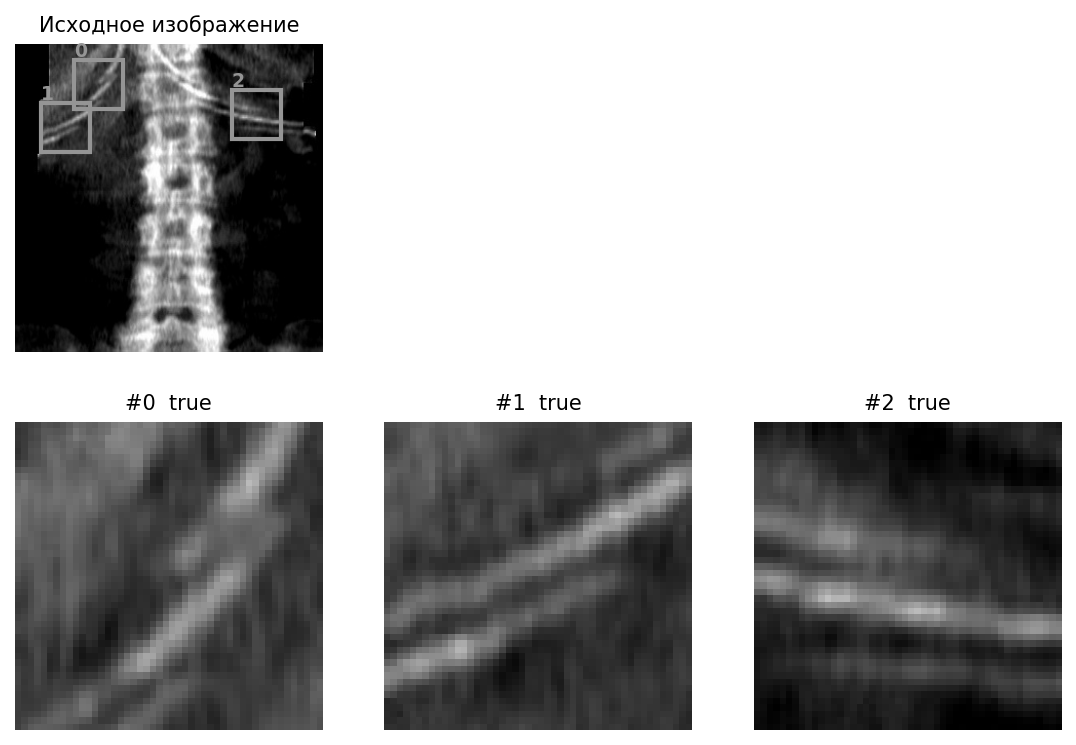
#> input picture examples/artefacts.png, 1076 x 745 px; its folder holds only this picture in this run
$ python -i proposals.py   (imports and definitions only)
#> lines starting #> are read from the running program, lines starting #| are printed output that depends on the picture; after the words box and inside, x2 and y2 are one past the last pixel; in counts of white or black regions, pixels touching at a corner belong together
import cv2
import numpy as np

def imread_unicode(path, flags=cv2.IMREAD_COLOR):
    """cv2.imread, работающий с не-ASCII путями (кириллица на Windows)."""
#> called with path = '../examples/artefacts.png', flags = 0
    data = np.fromfile(path, dtype=np.uint8)
    if data.size == 0:
        return None
    return cv2.imdecode(data, flags)
#> returned value is the input picture: shape (745, 1076); min 0, max 255, mean 163.8

class FragmentExtractor:
    def __init__(self, image_path):
        self.image_path = image_path
        # self.image = imread_unicode(image_path)
        self.img = imread_unicode(image_path, cv2.IMREAD_GRAYSCALE)
        if self.img is None:
            raise FileNotFoundError(f"Не удалось открыть {image_path}")

    # ------------------------------------------------------------------ #
    # 1. Вырезание области интереса (side=1 — left, side=2 — right)
    # ------------------------------------------------------------------ #
    def crop_int(self, side):
        h, w = self.img.shape[:2]
        if side == 1:
            y1, y2 = int(h * 0.05), int(h * 0.4)
            x1, x2 = int(w * 0.05), int(w * 0.35)
            name = "left"
        elif side == 2:
            y1, y2 = int(h * 0.05), int(h * 0.4)
            x1, x2 = int(w * 0.65), int(w * 0.95)
            name = "right"
        else:
            raise ValueError("side must be 1 or 2")

        crop = self.img[y1:y2, x1:x2]
        crop_coords = (x1, y1, x2, y2)  # (x1, y1, x2, y2) в исходном изображении

        mean_intensity = crop.mean()
        max_intensity = crop.max()

        threshold = max_intensity * 0.7
        bright_pixels = np.count_nonzero(crop > threshold)
        total_pixels = crop.size
        percent = bright_pixels / total_pixels * 100

        if percent < 2:
            low_bound = np.maximum(max_intensity * 0.6, 80)
            area_bound = 10
        elif 2 < percent < 5:
            low_bound = np.maximum(max_intensity * 0.8, 80)
            area_bound = 20
        else:
            low_bound = max_intensity * 0.95
            area_bound = 30

        return {
            "low_bound": low_bound,
            "area_bound": area_bound,
            "name": name,
            "crop": crop,
            "crop_coords": crop_coords,  # (x1, y1, x2, y2)
        }

    # ------------------------------------------------------------------ #
    # 2. Поиск ярких связных компонент
    # ------------------------------------------------------------------ #
    def find_bright_components(self, crop, low_bound, area_bound, top_n=4):
        blur = cv2.GaussianBlur(crop, (3, 3), 0)
        _, thresh = cv2.threshold(blur, low_bound, 255, cv2.THRESH_BINARY)

        num_labels, labels, stats, centroids = cv2.connectedComponentsWithStats(
            thresh, connectivity=8
        )

        components = []
        for i in range(1, num_labels):
            x, y, w, h, area = stats[i]
            mask = (labels == i)
            mean_brightness = blur[mask].mean()
            max_brightness = blur[mask].max()
            if 800 > area > area_bound:
                components.append({
                    'id': i, 'area': area, 'bbox': (x, y, w, h),
                    'mean': mean_brightness, 'max': max_brightness,
                    'centroid': centroids[i]
                })

        components.sort(key=lambda c: c['mean'], reverse=True)
        return components[:top_n]

    # ------------------------------------------------------------------ #
    # 3. Объединение и расширение компонент
    # ------------------------------------------------------------------ #
    @staticmethod
    def merge_and_expand_components(components, img_shape, target_size=48, max_components=4):
        img_h, img_w = img_shape[:2]

        if len(components) > max_components:
            components = sorted(components, key=lambda c: c['area'], reverse=True)[:max_components]

        def bbox_center(bbox):
            x, y, w, h = bbox
            return (x + w / 2, y + h / 2)

        def distance(c1, c2):
            cx1, cy1 = bbox_center(c1['bbox'])
            cx2, cy2 = bbox_center(c2['bbox'])
            return np.sqrt((cx1 - cx2) ** 2 + (cy1 - cy2) ** 2)

        result = [dict(c) for c in components]

        while len(result) > 1:
            min_dist = float('inf')
            merge_pair = None
            for i in range(len(result)):
                for j in range(i + 1, len(result)):
                    d = distance(result[i], result[j])
                    if d < min_dist:
                        min_dist = d
                        merge_pair = (i, j)

            if len(result) <= max_components and min_dist > target_size:
                break

            i, j = merge_pair
            c1, c2 = result[i], result[j]

            x1, y1, w1, h1 = c1['bbox']
            x2, y2, w2, h2 = c2['bbox']

            new_x = min(x1, x2)
            new_y = min(y1, y2)
            new_x2 = max(x1 + w1, x2 + w2)
            new_y2 = max(y1 + h1, y2 + h2)
            new_w = new_x2 - new_x
            new_h = new_y2 - new_y

            merged = {
                'id': c1['id'],
                'area': c1['area'] + c2['area'],
                'bbox': (new_x, new_y, new_w, new_h),
                'mean': (c1['mean'] * c1['area'] + c2['mean'] * c2['area']) / (c1['area'] + c2['area']),
                'max': max(c1['max'], c2['max']),
                'centroid': (
                    (c1['centroid'][0] * c1['area'] + c2['centroid'][0] * c2['area']) / (c1['area'] + c2['area']),
                    (c1['centroid'][1] * c1['area'] + c2['centroid'][1] * c2['area']) / (c1['area'] + c2['area'])
                )
            }

            result = [r for k, r in enumerate(result) if k != i and k != j]
            result.append(merged)

        final_bboxes = []
        for comp in result:
            x, y, w, h = comp['bbox']
            cx, cy = x + w / 2, y + h / 2

            new_x = cx - target_size / 2
            new_y = cy - target_size / 2

            new_x = max(0, min(new_x, img_w - target_size))
            new_y = max(0, min(new_y, img_h - target_size))

            final_w = min(target_size, img_w)
            final_h = min(target_size, img_h)

            if new_x + final_w > img_w:
                new_x = img_w - final_w
            if new_y + final_h > img_h:
                new_y = img_h - final_h

            final_bboxes.append({
                'id': comp['id'],
                'area': comp['area'],
                'bbox': (int(new_x), int(new_y), int(final_w), int(final_h)),
                'mean': comp['mean'],
                'max': comp['max'],
                'centroid': comp['centroid']
            })

        return final_bboxes

    # ------------------------------------------------------------------ #
    # 4. Полный пайплайн для одной стороны
    # ------------------------------------------------------------------ #
    def process_side(self, side, top_n=4, target_size=48, max_components=4):
        # Шаг 1: вырезание области
        crop_info = self.crop_int(side)
        crop = crop_info['crop']
        crop_coords = crop_info['crop_coords']  # (x1, y1, x2, y2)

        # Шаг 2: поиск ярких компонент
        brightest = self.find_bright_components(
            crop, crop_info['low_bound'], crop_info['area_bound'], top_n=top_n
        )

        # Шаг 3: объединение и расширение
        img_shape = crop.shape[:2]
        merged = self.merge_and_expand_components(
            brightest, img_shape, target_size=target_size, max_components=max_components
        )

        # Шаг 4: перевод локальных координат в координаты исходного изображения
        # merged bbox = (x, y, w, h) в системе crop
        # crop_coords = (x1, y1, x2, y2) в системе исходного изображения
        merged_global = []
        for m in merged:
            x, y, w, h = m['bbox']
            gx = x + crop_coords[0]
            gy = y + crop_coords[1]
            merged_global.append({
                'bbox_global': (gx, gy, w, h),  # (x, y, w, h) в исходном изображении
                'bbox_global_x1y1x2y2': (gx, gy, gx + w, gy + h),  # (x1, y1, x2, y2)
                'area': m['area'],
                'mean': m['mean'],
                'max': m['max'],
                'id': m['id'],
            })

        return {
            'side': side,
            'name': crop_info['name'],
            'crop_coords': crop_coords,        # (x1, y1, x2, y2) в исходном изображении
            'merged_bboxes': merged_global,
        }

    # ------------------------------------------------------------------ #
    # 5. Запуск для обеих сторон
    # ------------------------------------------------------------------ #
    def run(self):
        results = {}
        for side in (1, 2):
            results[side] = self.process_side(side)
#> this loop made 2 passes
#> pass 1, in crop_int, `crop = self.img[y1:y2, x1:x2]`:
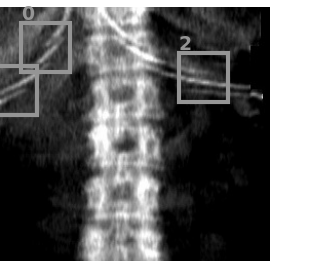
#> crop: shape (261, 323); min 0, max 255, mean 100.4
#> pass 1, in find_bright_components, `blur = cv2.GaussianBlur(crop, (3, 3), 0)`:
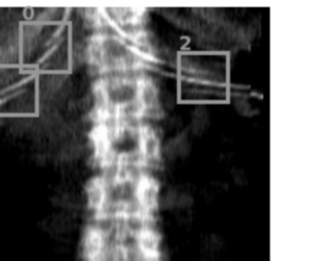
#> blur: shape (261, 323); min 0, max 255, mean 100.4
#> pass 1, in find_bright_components, `_, thresh = cv2.threshold(blur, low_bound, 255, cv2.THRESH_BINARY)`:
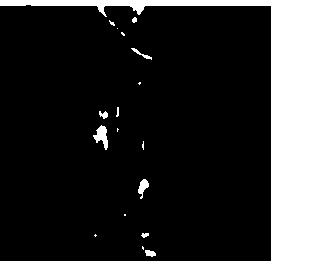
#> thresh: shape (261, 323); 18.9% white; 18 white regions (9 under 20 px), largest, box (x1, y1, x2, y2) and area: (0, 0, 323, 261) 15316, (93, 125, 108, 150) 194, (138, 179, 149, 199) 113
#> pass 1, in find_bright_components, `num_labels, labels, stats, centroids = cv2.connectedComponentsWithStat..`:
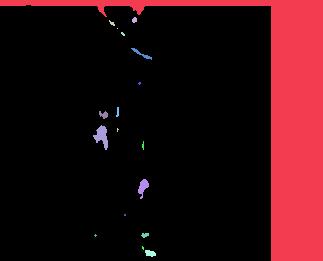
#> labels: shape (261, 323) int32; 19 distinct labels, from 0 to 18; one colour per label, 0 black
#> after the loop, results = 2 items
        return results

# [10 lines of commented-out code are left out]

>>> result = FragmentExtractor('../examples/artefacts.png').run()
#> result = 2 items
